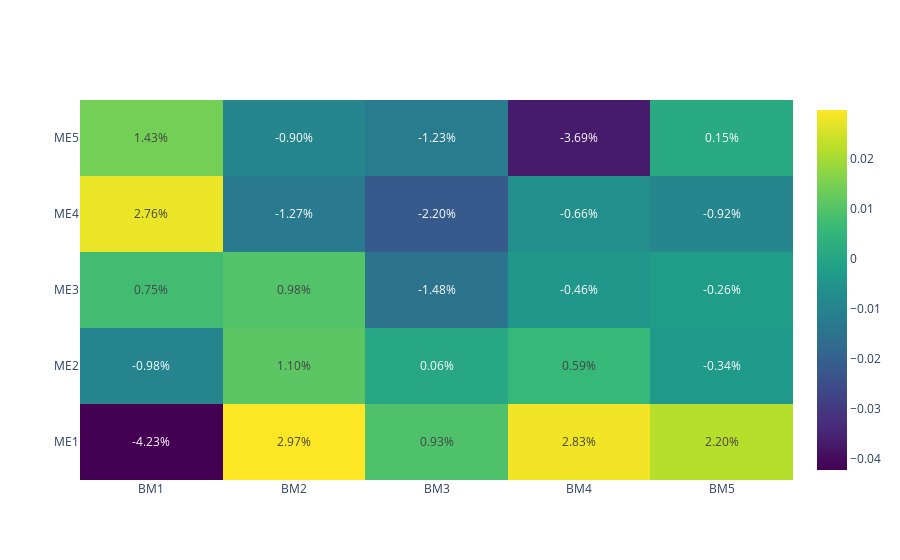

Write notebook code for a chart like this one.
### Markdown cell above
# FIGURE (ALPHA HEAT MAP)

### Code cell
trace = go.Heatmap(
    x=alpha_tbl.columns.to_list(),
    y=alpha_tbl.index.to_list(),
    z=alpha_tbl,
    colorscale='Viridis',
    texttemplate="%{z:.2%}",
    hovertemplate="%{x} / %{y}<br>%{z:.3%}<extra></extra>"
)
alpha_tbl = go.Figure(trace)
alpha_tbl.show()

### Figure 1 — Plotly figure (JSON) as saved in the notebook; plotly's stock layout.template omitted (floating-point values rounded to 4 significant figures)
{"data": [{"colorscale": [[0, "#440154"], [0.1111, "#482878"], [0.2222, "#3e4989"], [0.3333, "#31688e"], [0.4444, "#26828e"], [0.5556, "#1f9e89"], [0.6667, "#35b779"], [0.7778, "#6ece58"], [0.8889, "#b5de2b"], [1, "#fde725"]], "hovertemplate": "%{x} / %{y}<br>%{z:.3%}<extra></extra>", "texttemplate": "%{z:.2%}", "type": "heatmap", "x": ["BM1", "BM2", "BM3", "BM4", "BM5"], "y": ["ME1", "ME2", "ME3", "ME4", "ME5"], "z": [[-0.04234, 0.02971, 0.009267, 0.02834, 0.02195], [-0.009827, 0.01099, 0.0006273, 0.005869, -0.003352], [0.007493, 0.009798, -0.01481, -0.004589, -0.00262], [0.02763, -0.01274, -0.02197, -0.006563, -0.009154], [0.01428, -0.008991, -0.01234, -0.03693, 0.001493]]}], "layout": {}}
